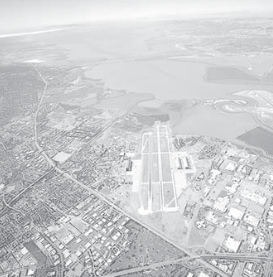
#> input picture Capitulo3/img/ciudad.png, 273 x 277 px
$ python transformaciones.py
#> lines starting #> are read from the running program, lines starting #| are printed output that depends on the picture
import cv2
import numpy as np
import matplotlib.pyplot as plt


def powerLaw(img, gamma=0.4, c=1):

    img = np.float32(img)
    img_log = c*np.power(img,gamma)

    funcG = img_log - min(img_log.flatten())
    g_s = 255*(funcG/max(funcG.flatten()))

    return np.uint8(g_s)

def negative(img):

    return 255 - img
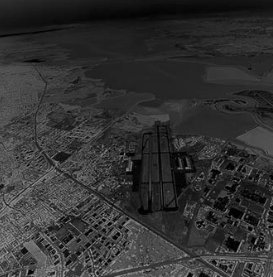
#> returned value: shape (277, 273); min 0, max 190, mean 50.4


def logTransform(img,c=1):
#> called with c = 5
    img = np.float32(img)
    img_log = c*np.log(1+img)

    funcG = img_log - min(img_log.flatten())
    g_s = 255*(funcG/max(funcG.flatten()))

    return np.uint8(g_s)

img = cv2.imread("./img/ciudad.png",0)

negatProc = negative(img)

logtrans =logTransform(img, c=5)

power = powerLaw(img, gamma = 3, c=4)
#> in powerLaw, `img_log = c*np.power(img,gamma)`:
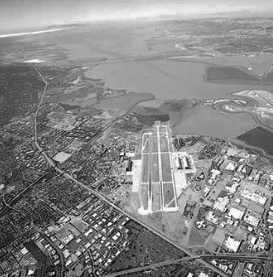
#> img_log: shape (277, 273) float32; min 1098500, max 66325500, mean 35897860; drawn with min black and max white

cv2.imshow("Mamografia", img)

cv2.imshow("NegativeRGB", negatProc)

cv2.imshow("LogRGB", logtrans)

cv2.imshow("Power", power)
#
#plt.plot(img.flatten(), logtrans.flatten())
#plt.plot(img.flatten(), img.flatten())
#plt.show()


key = cv2.waitKey(0)
#> (key Esc is pressed here)


cv2.destroyAllWindows()
